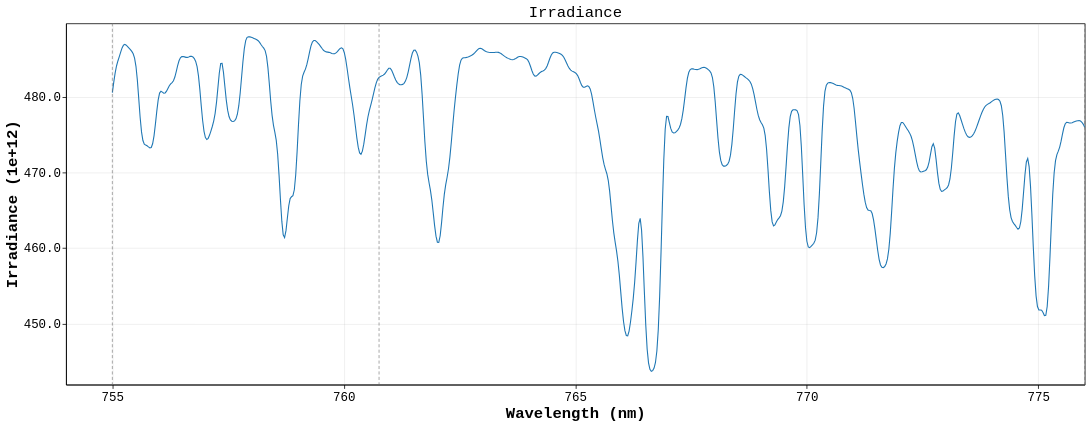

The notebook cell this image was saved under:
### Markdown cell above
## Irradiance

### Code cell
irradiance_chart

### Figure 1 — Vega-Lite specification as saved in the notebook (floating-point values rounded to 4 significant figures; data arrays with more than 128 entries replaced by an {"elided": "..."} marker saying what was removed)
{"config": {"background": "white", "view": {"stroke": "black", "continuousWidth": 1311, "continuousHeight": 465}, "axis": {"domain": true, "domainColor": "black", "grid": true, "gridColor": "#b0b0b0", "gridOpacity": 0.25, "labelColor": "black", "labelFont": "Menlo, Monaco, Consolas, Liberation Mono, DejaVu Sans Mono, monospace", "labelFontSize": 16, "tickColor": "black", "titleColor": "black", "titleFont": "Menlo, Monaco, Consolas, Liberation Mono, DejaVu Sans Mono, monospace", "titleFontSize": 20}, "legend": {"labelColor": "black", "labelFont": "Menlo, Monaco, Consolas, Liberation Mono, DejaVu Sans Mono, monospace", "labelFontSize": 16, "labelLimit": 320, "orient": "bottom-left", "fillColor": "white", "strokeColor": "#cccccc", "padding": 8, "titleColor": "black", "titleFont": "Menlo, Monaco, Consolas, Liberation Mono, DejaVu Sans Mono, monospace", "titleFontSize": 16}, "line": {"strokeWidth": 1.4}, "point": {"size": 28}, "range": {"category": ["#1f77b4", "#ff7f0e", "#d62728"]}, "title": {"color": "black", "font": "Menlo, Monaco, Consolas, Liberation Mono, DejaVu Sans Mono, monospace", "fontSize": 20, "fontWeight": "normal", "anchor": "middle"}}, "layer": [{"data": {"name": "data-4b4858e3dc1d4f74d4d5f3c001d07d5f"}, "mark": {"type": "line", "color": "#1f77b4", "strokeWidth": 1.4}, "encoding": {"tooltip": [{"field": "wavelength_nm", "format": ".4f", "title": "Wavelength (nm)", "type": "quantitative"}, {"field": "irradiance", "format": ".8g", "title": "Irradiance", "type": "quantitative"}], "x": {"axis": {"tickMinStep": 5}, "field": "wavelength_nm", "scale": {"zero": false}, "title": "Wavelength (nm)", "type": "quantitative"}, "y": {"axis": {"format": ".4g", "tickCount": 6}, "field": "irradiance_scaled", "scale": {"domain": [441.9, 489.8], "zero": false}, "title": "Irradiance (1e+12)", "type": "quantitative"}}}, {"data": {"name": "data-4e363f75b9d170a12db18c088ee0a0d7"}, "mark": {"type": "rule", "color": "#737373", "strokeDash": [4, 3], "strokeWidth": 0.8}, "encoding": {"x": {"field": "wavelength_nm", "type": "quantitative"}}}], "height": 465, "title": "Irradiance", "width": 1311, "$schema": "https://vega.github.io/schema/vega-lite/v6.4.1.json", "datasets": {"data-4b4858e3dc1d4f74d4d5f3c001d07d5f": {"elided": "701 records"}, "data-4e363f75b9d170a12db18c088ee0a0d7": [{"wavelength_nm": 755.0}, {"wavelength_nm": 760.8}, {"wavelength_nm": 776.0}]}}
